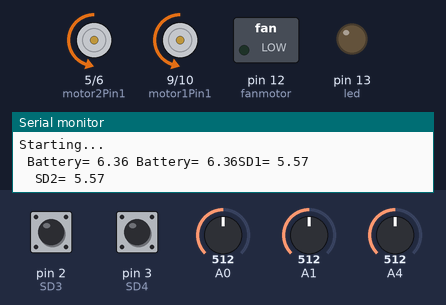
A sketch run on a simulated Arduino Uno, built with avr-gcc and run on an emulated ATmega328P. On the bench: motor-driver pin pairs drawn as motors (green arrow = first pin HIGH = forward, orange = second pin HIGH = backward, longer = more drive), switched loads named in the sketch (green lamp = pin HIGH), output pins drawn as LEDs (lit = HIGH), the last lines printed to the serial monitor. The inputs (shaded band) are chosen by the test bench; at power-on: A1 = 512, A0 = 512, pin 2 (SD3) HIGH, pin 3 (SD4) HIGH, A4 = 512.

Above: at 4.2 s.
4.3 s: A1 set to 481
10.6 s: A1 set to 457
At 13.0 s:
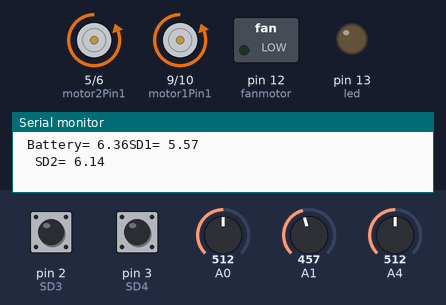
16.9 s: A0 set to 481
22.1 s: A0 set to 458
At 23.0 s:
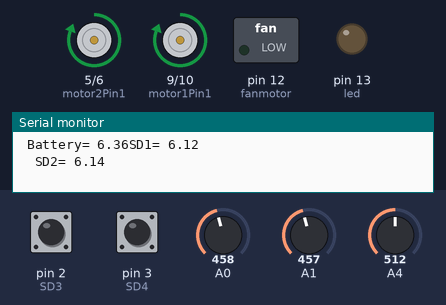
23.7 s: A0 set to 510
At 24.5 s:
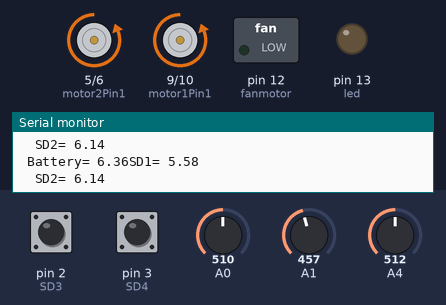
29.3 s: A0 set to 306
At 29.8 s:
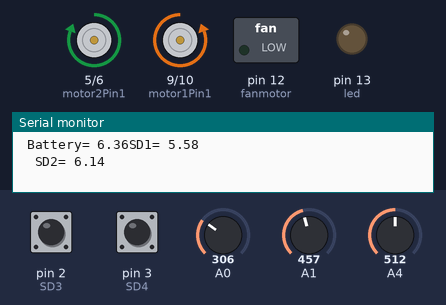
Timing chart, 0 to 32.3 s (numbered marks = the images above; inputs shaded):
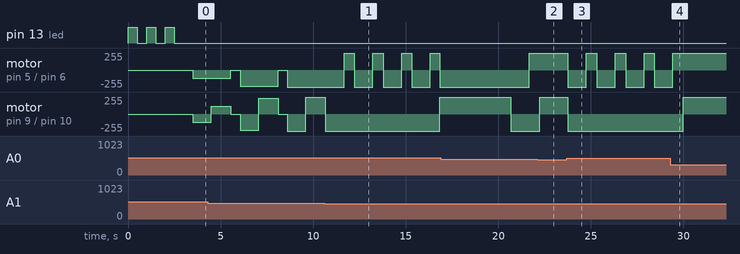

Measured:
- the behaviour switches between 470 and 469 on A1 (found by bisection; images 0 and 1)
- the behaviour switches between 470 and 469 on A0 (found by bisection; images 1 and 2)
- after the input at 10.6 s, motor on pin 5 (motor2Pin1) / pin 6 (motor2Pin2): alternates forward 255/255 for 0.55 s and backward 255/255 for 1.0 s, starting after 1.1 s
- after the input at 22.1 s, motor on pin 5 (motor2Pin1) / pin 6 (motor2Pin2): stays forward 255/255 (without the input it goes to backward 255/255 after 0.14 s); motor on pin 9 (motor1Pin1) / pin 10 (motor1Pin2): backward 255/255 → forward 255/255 after 0.14 s
- after the input at 23.7 s, motor on pin 5 (motor2Pin1) / pin 6 (motor2Pin2): alternates forward 255/255 for 0.55 s and backward 255/255 for 1.0 s, starting after 0.06 s; motor on pin 9 (motor1Pin1) / pin 10 (motor1Pin2): forward 255/255 → backward 255/255 after 0.06 s
- after the input at 29.3 s, motor on pin 5 (motor2Pin1) / pin 6 (motor2Pin2): goes on until 29.4 s, then stays forward 255/255; motor on pin 9 (motor1Pin1) / pin 10 (motor1Pin2): backward 255/255 → forward 255/255 after 0.68 s

The sketch:

621223_master.ino
```cpp
int ssL, ssR , aaa , x = 0;
#include <math.h>
////////////PINS////////////////
// Distance Analog Sensors (Sharp)
#define SD1     (0)   //left front sensor
#define SD2     (1)   //right front sensor
#define SD3     (2)   //left side sensor
#define SD4     (3)   //right side sensor
// Battery Voltage input
#define battery     (4)   //Analog
// IndicatorLED
#define led         (13)
// Fan output
#define fanmotor    (12)  // the number of the LED pin
// Motor1 Right
#define motor1Pin1  (9)
#define motor1Pin2  (10)
#define encodPinA1  (2)   // encoder A pin, interrupt pin of Arduino Uno
#define encodPinB1  (4)   // encoder B pin, read motor direction
// Motor2 Left
#define motor2Pin1  (5)
#define motor2Pin2  (6)
#define encodPinA2  (3)   // encoder A pin, interrupt pin of Arduino Uno
#define encodPinB2  (7)   // encoder B pin, read motor direction
// Bumper
#define bumper1     (8)
#define bumper2     (11)
// PWM for the micro metal motors //Values to delete soon since use of PID
#define pwmMax      (255)
#define pwmMin      (0)
// PID loop time
#define LOOPTIME  (100)

///////////////Constants////////////////
const float voltageBatCharged = 12.68; // Voltage measured when battery fully charged //Change this
const float batteryLimitDischarge = 11.6; // Safe value to not kill the Battery

// Variables will change:
int bumperState = 0;  // variable for reading the pushbutton status
int counter = 0; //   Prevents from being stuck
boolean control = true;
boolean printOnce = true; //For debugging

unsigned long lastMilli = 0;    // loop timing
unsigned long lastMilliPrint = 0;
unsigned long lastErrorMilli = 0;
//Motor 1
float speed_req1 = 200.0;            // speed (Set Point)
float speed_act1 = 0.0;             // speed (actual value)
int PWM_val1 = 0;               // (25% = 64; 50% = 127; 75% = 191; 100% = 255)
volatile long count_1 = 0;      // rev counter
//Motor 2
float speed_req2 = 200.0;
float speed_act2 = 0.0;
int PWM_val2 = 0;
volatile long count_2 = 0;

float Kp =   0.6;// 0.65;        // PID Proportional control Gain   (Good values as well: 0.5)
float Kd =   0.0;// 0.005;       // PID Derivitave control Gain

//////////////CODE/////////////
void setup() {
  Serial.begin(9600); // Initialize serial
  //Initialize outputs and inputs
  //Fan motor as output
  pinMode(fanmotor, OUTPUT);
  //Motor1
  pinMode(motor1Pin1, OUTPUT);
  pinMode(motor1Pin2, OUTPUT);
  //Motor2
  pinMode(motor2Pin1, OUTPUT);
  pinMode(motor2Pin2, OUTPUT);
  //LED
  pinMode(led, OUTPUT);
  //INPUTS
  //Initialize the pushbutton inputs
  //Motor encoders
  pinMode(encodPinA1, INPUT_PULLUP);
  pinMode(encodPinB1, INPUT_PULLUP);
  pinMode(encodPinA2, INPUT_PULLUP);
  pinMode(encodPinB2, INPUT_PULLUP);
  //Bumper
  pinMode(bumper1, INPUT_PULLUP);
  pinMode(bumper2, INPUT_PULLUP);
  //Sensor
  pinMode(SD1, INPUT);
  pinMode(SD2, INPUT);
  pinMode(SD3, INPUT);
  pinMode(SD4, INPUT);
  //Batt
  pinMode(battery, INPUT);
  //Encoder Interrupt executes rencoder_# function when falling edge of the signal
  //Refer to: https://www.arduino.cc/en/Reference/AttachInterrupt
  //Arduino UNO only has 2 external interrupts
  attachInterrupt(0, rencoder_1, FALLING);  //Pin 2 of Arduino Uno
  attachInterrupt(1, rencoder_2, FALLING);  //Pin 3 of Arduino Uno

  ///////////////////////////////Wait////////////////////////////////////////
  //Wait about 5 s and initialize fan if voltage ok
  Serial.println("Starting...");
  waitBlinking(3,1); //5 seconds at 1 Hz
  //Crank (initialize the fan because the voltage drops when cranking)
  if(readBattery(battery)>12.1){
    digitalWrite(fanmotor, HIGH); //Turn the Fan ON
    delay(500); //For 1000ms
  }
  else {
    //do nothing Convention
    }
}
/////////////////////////////////////////////////MAIN CODE//////////////////////////////
void loop(){

  batteryControl(battery); //modifies the variable control of the battery is low

  setMotors(); //Set pwm of each motor according to the actual speed
  controlRobot(); // Execute all conditions to move
  loop_grid();
  printMotorsInfo();
}

//////////Functions To Use //////////
//PORTD, containts Digital pins 0-7, 4 and 7 used to consider the direction of each motor. (PIND is for read only)
void rencoder_1()  {                                  // pulse and direction, direct port reading to save cycles
  if (PIND & 0b00010000)     count_1++;                // if(digitalRead(encodPinB1)==HIGH)   count ++;
  else                      count_1--;                // if (digitalRead(encodPinB1)==LOW)   count --;
}

void rencoder_2()  {                                  // pulse and direction, direct port reading to save cycles
  if (PIND & 0b10000000)     count_2++;                // if(digitalRead(encodPinB2)==HIGH)   count ++;
  else                      count_2--;                // if (digitalRead(encodPinB2)==LOW)   count --;
}
void waitBlinking(int n, int frequency){
  //blink for n seconds at frequency hz
  for (int i=1; i <= n; i++){
    for(int j=1; j<=frequency; j++){
      digitalWrite(led, HIGH);
      delay((1000/frequency)/2);   //Half time on
      digitalWrite(led, LOW);
      delay((1000/frequency)/2);   //Half time off
    }
   }
}
double sdSHARP(int Sensor){
  //Returns the distance in cm
  double dist = pow(analogRead(Sensor), -0.857); // x to power of y
  return (dist * 1167.9);
}
float  readBattery(int input){
  int readInput;
  float voltage;
  readInput = analogRead(input);
  voltage = (((readInput*4.9)/1000)*voltageBatCharged ) / 5; // resolution of analog input = 4.9mV per Bit resolution
  Serial.print(" Battery= ");
  Serial.print(voltage);
  return voltage;
  }
void batteryControl(int input){
  //Turn everything off in case the battery is low
  float v_battery;
  v_battery = readBattery(input);
  if(v_battery<=batteryLimitDischarge){ //battery limit of discharge, Don't put this limit lower than  11.1V or you can kill the battery
    control = false;
    }
  else {
    //Do nothing Convention
    }
}

void moveMotors(int moveTime, int pwmMotor1, int pwmMotor2, char direc){
  //Manipulate direction according the desired movement of the motors
  switch(direc){
    case 'f':
      analogWrite(motor1Pin1, pwmMotor1);
      analogWrite(motor1Pin2, 0); //PWM value wher 0 = 0% and 255 = 100%
      analogWrite(motor2Pin1, pwmMotor2);
      analogWrite(motor2Pin2, 0);
      delay(moveTime);
      break;
    case 'b':
      analogWrite(motor1Pin1, 0);
      analogWrite(motor1Pin2, pwmMotor1);
      analogWrite(motor2Pin1, 0);
      analogWrite(motor2Pin2, pwmMotor2);
      delay(moveTime);
      break;
    case 'r':
      analogWrite(motor1Pin1, 0);
      analogWrite(motor1Pin2, pwmMotor1);
      analogWrite(motor2Pin1, pwmMotor2);
      analogWrite(motor2Pin2, 0);
      delay(moveTime);
      break;
    case 'l':
      analogWrite(motor1Pin1, pwmMotor1);
      analogWrite(motor1Pin2, 0);
      analogWrite(motor2Pin1, 0);
      analogWrite(motor2Pin2, pwmMotor2);
      delay(moveTime);
      break;
    case 's':
      analogWrite(motor1Pin1, 0);
      analogWrite(motor1Pin2, 0);
      analogWrite(motor2Pin1, 0);
      analogWrite(motor2Pin2, 0);
      delay(moveTime);
      break;
    default:
      //Do nothing convention
      Serial.println("Default");
      break;
  }
}
void getMotorsSpeed()  {
  static long countAnt_1 = 0, countAnt_2 = 0, countAnt_3 = 0, countAnt_4 = 0;   // last count, static variables preserve the last value
  speed_act1 = ((count_1 - countAnt_1)*(60*(1000/LOOPTIME)))/(3*298);         // 3 pulses X 298 gear ratio = 894 counts per output shaft rev
  countAnt_1 = count_1;
  speed_act2 = ((count_2 - countAnt_2)*(60*(1000/LOOPTIME)))/(3*298);
  countAnt_2 = count_2;
}
int updatePid(int command, int targetValue, int currentValue)   {             // compute PWM value
  float pidTerm = 0;                                                            // PID correction
  float error = 0;
  static float last_error = 0;
  unsigned long reachTime = 0;
  error = abs(targetValue) - abs(currentValue);
  //Serial.print(" Error: ");      Serial.print(error);
  /*if (error <= 1.0 && printOnce){
    //Measure time to see when the motor reached the Set point
    reachTime = millis()-lastErrorMilli;
    Serial.print("SP reachead: ");  Serial.print(reachTime); Serial.println();
    printOnce = false;
    }
  */
  //PID controller, not using Ki at the moment
  pidTerm = (Kp * error) + (Kd * (error - last_error));
  last_error = error;
  return constrain(command + int(pidTerm), 0, 255);
}
void setMotors(){
  if((millis()-lastMilli) >= LOOPTIME)   {                                    // enter tmed loop
    lastMilli = millis();
    getMotorsSpeed();                                                          // calculate speed, volts and Amps
    //Global values
    PWM_val1 = updatePid(PWM_val1, speed_req1, speed_act1);                   // compute PWM value
    PWM_val2 = updatePid(PWM_val2, speed_req2, speed_act2);                   // compute PWM value
  }
}
void printMotorsInfo()  {                                                      // display data
  if((millis()-lastMilliPrint) >= 500)   {
    lastMilliPrint = millis();
    Serial.print("  SP_1:");              Serial.print(speed_req1);
    Serial.print("  RPM_1: ");          Serial.print(speed_act1);
    Serial.print("  PWM_1: ");          Serial.print(PWM_val1);
    Serial.print(", SP_2: ");           Serial.print(speed_req2);
    Serial.print("  RPM_2: ");          Serial.print(speed_act2);
    Serial.print("  PWM_2: ");          Serial.print(PWM_val2);
    Serial.println();
  }
}
int dis_lim = 5;
void controlRobot(){
  int ssL = sdSHARP(SD1);
  int ssR = sdSHARP(SD2);
  Serial.print("SD1= ");
  Serial.print(sdSHARP(SD1));
  Serial.println();
  Serial.print("  SD2= ");
  Serial.print(sdSHARP(SD2));
  Serial.println();

  //==============================================================
  if (ssL <= dis_lim && ssR <= dis_lim) {
    moveMotors(500, PWM_val1, PWM_val2,  's');
    moveMotors(1000, PWM_val1, PWM_val2, 'b');
    moveMotors(1000, PWM_val1, PWM_val2, 'l');
    counter = 3;
  }
  else if (ssL <= dis_lim) {
    moveMotors(1000, PWM_val1, PWM_val2, 'b');
    moveMotors(500, PWM_val1, PWM_val2, 'r');
    counter++;
  }
  else if (ssR <= dis_lim) {
    moveMotors(1000, PWM_val1, PWM_val2, 'b');
    moveMotors(500, PWM_val1, PWM_val2, 'l');
    counter++;
  }
  else {
    moveMotors(200, PWM_val1, PWM_val2, 'f');
    aaa++;
  }

  if (counter > 6) { //Corner
   // Serial.println("Corner");
    moveMotors(3800, PWM_val1, PWM_val2, 'l');
    counter = 0;
  }
  else {

  }
  //==============================================================
//  bumperState = digitalRead(bumper1);
//  if (control){
//    digitalWrite(led, HIGH);
//    if (sdSHARP(SD1)<= minDistanceSharp){
//      //If the distance between an object and the left front sensor is less than 4.3 cm or the bumper hits, it will move to the left
//      if (counter ==2){ // prevent of being stuck on corners
//        counter = 0;
//        }
//      else {
//        //Do nothing Convention
//      }
//      moveMotors(100, PWM_val1, PWM_val2, 'f'); // approach a bit
//      moveMotors(500, PWM_val1, PWM_val2, 'b'); // backward delay of 500ms
//      moveMotors(300, PWM_val1, PWM_val2, 'l');
//      counter = counter + 2;
//      Serial.print("  Turn Left ");
//      }
//    else if (sdSHARP(SD2)<= minDistanceSharp){
//      //If the distance between an object and the right front sensor is less than 4.3 cm, it will move to the right
//      if (counter ==1){
//        counter = 0;
//        }
//      else{
//        //Do nothing Convention
//      }
//      moveMotors(100, PWM_val1, PWM_val2, 'f');
//      moveMotors(500, PWM_val1, PWM_val2, 'b');
//      moveMotors(300, PWM_val1, PWM_val2, 'r');
//      counter++;
//      Serial.print("  Turn Right");
//      }
//    else if (bumperState==0){
//      counter = 0;
//      moveMotors(500, PWM_val1, PWM_val2, 'b');
//      moveMotors(300, PWM_val1, PWM_val2, 'l');
//      Serial.print("  Turn Left ");
//      }
//    else {
//      if(counter==3){ //Corner
//        moveMotors(1000, PWM_val1, PWM_val2, 'l');
//        counter = 0;
//        }
//      else {
//        moveMotors(300, PWM_val1, PWM_val2, 'f');
//      }
//      //Serial.print("  Move Forward");
//      }
//  }
//  else if (!control){
//    //If the battery is low, turn everything off
//    digitalWrite(fanmotor, LOW); //Turn the Fan OFF
//    moveMotors(0, 0, 0, 's');
//    Serial.print(" Low Battery! ");
//    Serial.println();
//    waitBlinking(1,3);  //blink as warning 3hz in a loop
//    }
//  //Serial.println();
}

//=============== 3/3 : Grid_Rander ===============
void loop_grid(){
//คำสั่งการเคลื่อนที่แบบคงที่
  if (x == 0 && aaa > 60 ) {
    moveMotors(2750, PWM_val1, PWM_val2, 'r');
    moveMotors(1200, PWM_val1, PWM_val2, 'f');
    moveMotors(2750, PWM_val1, PWM_val2, 'r');
    count_1=0;
    count_2=0;
    aaa = 0;
    x = 1;
  }
  if (x == 1 && aaa > 60) {
    moveMotors(2750, PWM_val1, PWM_val2, 'l');
    moveMotors(1200, PWM_val1, PWM_val2, 'f');
    moveMotors(2750, PWM_val1, PWM_val2, 'l');
    count_1=0;
    count_2=0;
    aaa = 0;
    x = 0;
  }
}
```
